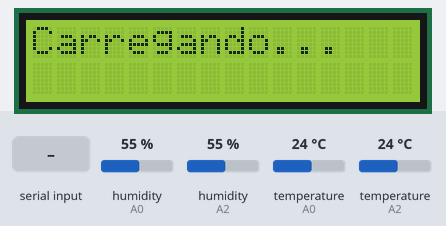
Recording of a sketch running on a simulated Arduino Uno, built with avr-gcc and run on an emulated ATmega328P. Shown: 16×2 character LCD. The inputs (shaded band) are chosen by the test bench; at power-on: humidity (sensors on A0, A2) 55 %, temperature (sensors on A0, A2) 24 °C. The modem accepts every AT command (registered, SIM ready, sends succeed) and sends nothing else; what the sketch prints to the serial monitor is not drawn.

Above: at 0.1 s.
At 14.3 s:
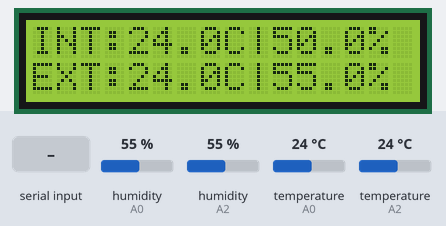
14.4 s: "Field 1\n" received over the second serial link
16.7 s: "Field 2\n" received over the second serial link
Timing chart, 0 to 19.7 s (numbered marks = the images above; inputs shaded):
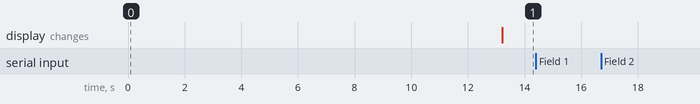

Measured:
- after the input at 14.4 s, every drawn part: stays the same
- after the input at 16.7 s, every drawn part: stays the same

The sketch:

ArduinoControl.ino
```cpp
#include <LiquidCrystal.h>
#include <DHT.h>
#include <SoftwareSerial.h>

LiquidCrystal lcd(12, 11, 5, 4, 3, 2);
DHT dht21(A0, DHT21);
DHT dht11(A2, DHT11);

float outHumidity = 0, outTemperature = 0;
float inHumidity  = 0, inTemperature = 0;

#define DEBUG true //Mostrar mensagens de output (debug)
#define _baudrate 9600
#define _rxpin 6
#define _txpin 7
SoftwareSerial esp8266(_rxpin, _txpin);

//*-- IoT Informationw
#define SSID "RODRIGO"
#define PASS "venussalamandra"
#define IP "184.106.153.149" // ThingSpeak IP Address: 184.106.153.149

// GET /update?key=[THINGSPEA_KEY]&field1=[data 1]&field2=[data 2]...;
String GET = "GET /update?key=FDKEA0YLYP6XTZJM";

void setup() {
  Serial.begin(_baudrate);
  esp8266.begin(_baudrate);
  lcd.begin(16, 2); //Inicializa o LCD
  lcd.setCursor(0,0);
  lcd.print("Carregando...");
  dht21.begin();
  dht11.begin();

  sendData("AT\r\n", 3000, DEBUG);
  delay(1000);

  //Conecta à rede wireless
  sendData("AT+CWJAP=\"Nappi\",\"nappi123\"\r\n", 2000, DEBUG);
  delay(1000);

  sendData("AT+CWMODE=1\r\n", 1000, DEBUG);
  delay(1000);

  //Mostra o endereco IP
  sendData("AT+CIFSR\r\n", 1000, DEBUG);
  delay(1000);

  //Configura para única conexão (0 = única, 1 = múltiplas)
  sendData("AT+CIPMUX=0\r\n", 1000, DEBUG);
  delay(1000);

}

void loop() {
  // umidade interna
  inHumidity = analogRead(A1);
  inHumidity = map(inHumidity, 0, 1023, 0, 100);
  // temperatura interna
  inTemperature = dht11.readTemperature();

  // umidade externa
  outHumidity = dht21.readHumidity();
  // temperatura externa
  outTemperature = dht21.readTemperature();

  Serial.print("Temperatra Interna: ");
  Serial.print(inTemperature);
  Serial.print("| Umidade Interna: ");
  Serial.println(inHumidity);

  Serial.print("Temperatra Externa: ");
  Serial.print(outTemperature);
  Serial.print("| Umidade Externa: ");
  Serial.println(outHumidity);

  lcd.setCursor(0,0);
  lcd.print("INT:");
  lcd.setCursor(0,1);
  lcd.print("EXT:");
  // Exibe os dados referentes ao clima INTERNO
  lcd.setCursor(4,0);
  lcd.print(inTemperature);
  lcd.setCursor(8,0);
  lcd.print("C");
  lcd.setCursor(9,0);
  lcd.print("|");
  lcd.setCursor(10,0);
  lcd.print(inHumidity);
  lcd.setCursor(14,0);
  lcd.print("%");

  // Exibe os dados referentes ao clima EXTERNO
  lcd.setCursor(4,1);
  lcd.print(outTemperature);
  lcd.setCursor(8,1);
  lcd.print("C");
  lcd.setCursor(9,1);
  lcd.print("|");
  lcd.setCursor(10,1);
  lcd.print(outHumidity);
  lcd.setCursor(14,1);
  lcd.print("%");

  String extTemp = String(outTemperature);
  String extHum    = String(outHumidity);
  String inTemp  = String(inTemperature);
  String inHum     = String(inHumidity);

  updateTS(extTemp, extHum, inTemp, inHum);
  delay(60000); //
}

//Rotina para atualizar o thingspeak de acordo com strings parametrizadas...
void updateTS(String extTemp, String extHum, String inTemp, String inHum){

  //Configurações do ESP 8266
  String cmd = "AT+CIPSTART=\"TCP\",\"";//Configurando a conexão TCP
  cmd += IP;
  cmd += "\",80\r\n";

  sendData(cmd, 2000, DEBUG);
  delay(1000);


  String getCommand = GET + "&field1=" + extTemp + "&field2=" + extHum + "&field3=" + inTemp +"&field4=" + inHum + "\r\n";

  /*"Field 1" : "Temperatura Externa",
    "Field 2" : "Umidade Externa",
    "Field 3" : "Temperatura Interna",
    "Field 4" : "Umidade Interna" */


  //Query de GET para o thingspeak
  //"&fieldN=" + "valor" (N = campo do channel)

  cmd = "AT+CIPSEND=";
  cmd += String(getCommand.length());
  cmd += "\r\n"; //Montando tamanho da query para o módulo (necessário para enviar um GET pro thingspeak)

  sendData(cmd, 2000, DEBUG);
  delay(1000);   //Enviando tamanho da query para o módulo e esperando aprovação (">")

  sendData(getCommand, 2000, DEBUG); //Enviando comando de GET para o thingspeak
  delay(20000);  //Tempo entre sincronizações no thingspeak
}


String sendData(String command, const int timeout, boolean debug){

  //Enviar comandos para o módulo WiFi
  String response = "";
  esp8266.print(command);
  long int time = millis();
  while ((time + timeout) > millis()){
    while (esp8266.available()){
      //Rotina que lê os comandos, letra por letra.
      char c = esp8266.read(); //Lendo a próxima letra do comando.
      response += c; //Acumulando comando numa String para mostrar no output
    }
  }
  if (debug){
    Serial.print(response);
  }
  return response;
}
```
